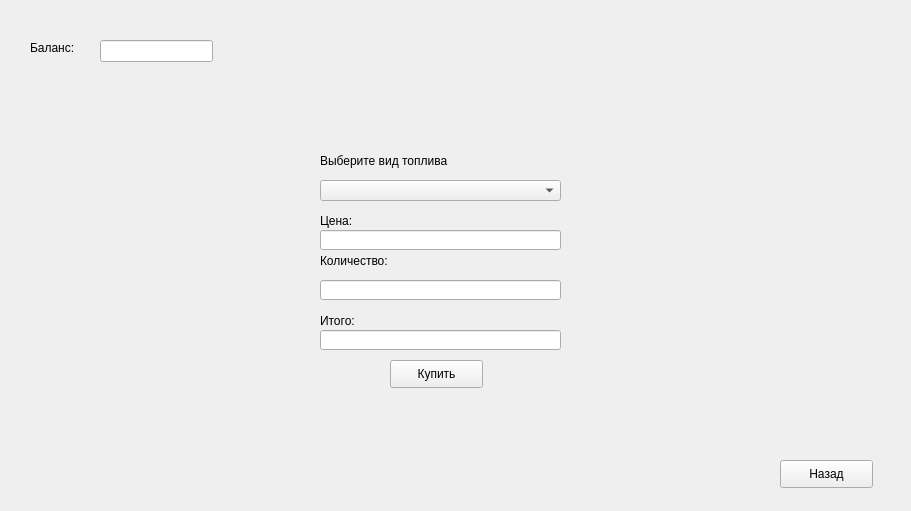
    <widget class="QWidget" name="BuyFuelClient">
     <property name="minimumSize">
      <size>
       <width>911</width>
       <height>511</height>
      </size>
     </property>
     <widget class="QLabel" name="label_7">
      <property name="geometry">
       <rect>
        <x>320</x>
        <y>210</y>
        <width>241</width>
        <height>21</height>
       </rect>
      </property>
      <property name="text">
       <string>Цена:</string>
      </property>
     </widget>
     <widget class="QPushButton" name="buyF_Back">
      <property name="geometry">
       <rect>
        <x>780</x>
        <y>460</y>
        <width>93</width>
        <height>28</height>
       </rect>
      </property>
      <property name="text">
       <string>Назад</string>
      </property>
     </widget>
     <widget class="QPushButton" name="buyF_Buy">
      <property name="geometry">
       <rect>
        <x>390</x>
        <y>360</y>
        <width>93</width>
        <height>28</height>
       </rect>
      </property>
      <property name="text">
       <string>Купить</string>
      </property>
     </widget>
     <widget class="QLabel" name="label_8">
      <property name="geometry">
       <rect>
        <x>320</x>
        <y>150</y>
        <width>241</width>
        <height>21</height>
       </rect>
      </property>
      <property name="text">
       <string>Выберите вид топлива</string>
      </property>
     </widget>
     <widget class="QLineEdit" name="buyF_Price">
      <property name="geometry">
       <rect>
        <x>320</x>
        <y>230</y>
        <width>241</width>
        <height>20</height>
       </rect>
      </property>
     </widget>
     <widget class="QComboBox" name="buyF_FuelList">
      <property name="geometry">
       <rect>
        <x>320</x>
        <y>180</y>
        <width>241</width>
        <height>21</height>
       </rect>
      </property>
     </widget>
     <widget class="QLineEdit" name="buyF_Quantity">
      <property name="geometry">
       <rect>
        <x>320</x>
        <y>280</y>
        <width>241</width>
        <height>20</height>
       </rect>
      </property>
     </widget>
     <widget class="QLabel" name="label_9">
      <property name="geometry">
       <rect>
        <x>320</x>
        <y>250</y>
        <width>241</width>
        <height>21</height>
       </rect>
      </property>
      <property name="text">
       <string>Количество:</string>
      </property>
     </widget>
     <widget class="QLabel" name="label_44">
      <property name="geometry">
       <rect>
        <x>30</x>
        <y>40</y>
        <width>55</width>
        <height>16</height>
       </rect>
      </property>
      <property name="text">
       <string>Баланс:</string>
      </property>
     </widget>
     <widget class="QLineEdit" name="buyF_Balance">
      <property name="geometry">
       <rect>
        <x>100</x>
        <y>40</y>
        <width>113</width>
        <height>22</height>
       </rect>
      </property>
     </widget>
     <widget class="QLineEdit" name="buyF_Cost">
      <property name="geometry">
       <rect>
        <x>320</x>
        <y>330</y>
        <width>241</width>
        <height>20</height>
       </rect>
      </property>
     </widget>
     <widget class="QLabel" name="label_50">
      <property name="geometry">
       <rect>
        <x>320</x>
        <y>310</y>
        <width>241</width>
        <height>21</height>
       </rect>
      </property>
      <property name="text">
       <string>Итого:</string>
      </property>
     </widget>
    </widget>
